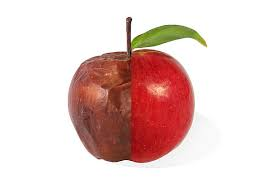
#> input picture data/O/O_10166.jpg, 275 x 183 px
$ python -i preprocessor.py   (imports and definitions only)
#> lines starting #> are read from the running program, lines starting #| are printed output that depends on the picture
#> further down, picture is the input picture: shape (183, 275, 3); mean B, G, R 202.3, 205.9, 230.5
import cv2
import numpy as np

# [50 lines left out: functions load_and_preprocess_image, preprocess_frame, not called in this run]

def apply_clahe(image):
    """
    Apply Contrast Limited Adaptive Histogram Equalization (CLAHE) to enhance contrast.
    Supports both grayscale and color (HSV/LAB space enhancement).
    """
    if len(image.shape) == 2:
        clahe = cv2.createCLAHE(clipLimit=2.0, tileGridSize=(8, 8))
        return clahe.apply(image)

    # For color image, convert to LAB color space and apply CLAHE to the L channel
    lab = cv2.cvtColor(image, cv2.COLOR_BGR2LAB)
#> lab: shape (183, 275, 3); mean of channels 0, 1, 2 217, 137.2, 135.8
    l, a, b = cv2.split(lab)
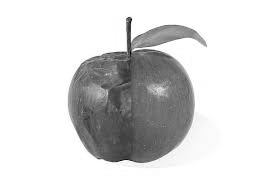
#> l: shape (183, 275); min 1, max 255, mean 217
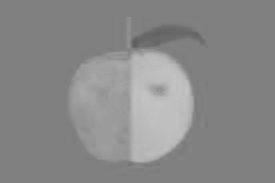
#> a: shape (183, 275); min 95, max 196, mean 137.2
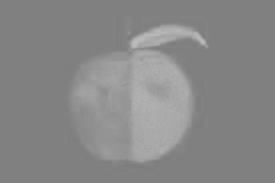
#> b: shape (183, 275); min 122, max 189, mean 135.8
    clahe = cv2.createCLAHE(clipLimit=2.0, tileGridSize=(8, 8))
    cl = clahe.apply(l)
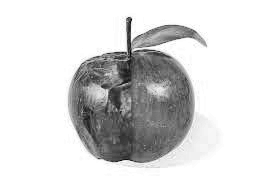
#> cl: shape (183, 275); min 2, max 255, mean 217.3
    limg = cv2.merge((cl, a, b))
#> limg: shape (183, 275, 3); mean of channels 0, 1, 2 217.3, 137.2, 135.8
    return cv2.cvtColor(limg, cv2.COLOR_LAB2BGR)
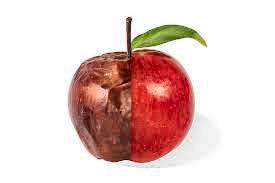
#> returned value: shape (183, 275, 3); mean B, G, R 202.7, 206.3, 230.9

>>> import cv2
>>> picture = cv2.imread('../data/O/O_10166.jpg')
>>> result = apply_clahe(picture)

$ run again, on data/O/O_12006.jpg
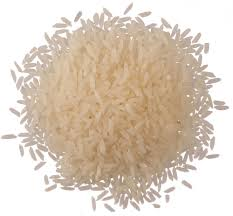
#> input picture data/O/O_12006.jpg, 233 x 216 px
#> picture is the input picture: shape (216, 233, 3); mean B, G, R 190.5, 205.7, 219.7
#> lab: shape (216, 233, 3); mean of channels 0, 1, 2 212.3, 130.7, 137.7
#> in apply_clahe, `l, a, b = cv2.split(lab)`:
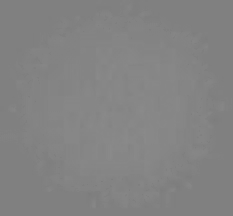
#> a: shape (216, 233); min 124, max 138, mean 130.7
#> limg: shape (216, 233, 3); mean of channels 0, 1, 2 201, 130.7, 137.7
#> in apply_clahe, `return cv2.cvtColor(limg, cv2.COLOR_LAB2BGR)`:
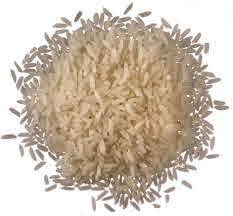
#> returned value: shape (216, 233, 3); mean B, G, R 179.1, 194.1, 207.6
